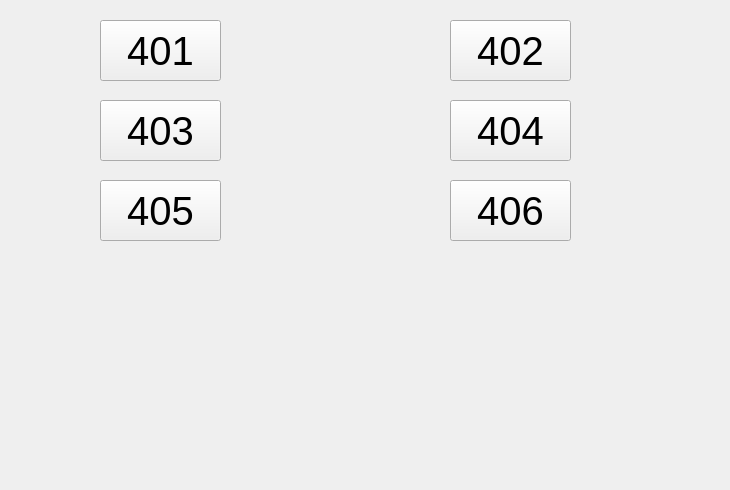
        <widget class="QWidget" name="haohuataofang">
         <attribute name="title">
          <string>豪华套房</string>
         </attribute>
         <widget class="QPushButton" name="hht_1">
          <property name="geometry">
           <rect>
            <x>100</x>
            <y>20</y>
            <width>121</width>
            <height>61</height>
           </rect>
          </property>
          <property name="font">
           <font>
            <pointsize>30</pointsize>
           </font>
          </property>
          <property name="text">
           <string>401</string>
          </property>
         </widget>
         <widget class="QPushButton" name="hht_2">
          <property name="geometry">
           <rect>
            <x>450</x>
            <y>20</y>
            <width>121</width>
            <height>61</height>
           </rect>
          </property>
          <property name="font">
           <font>
            <pointsize>30</pointsize>
           </font>
          </property>
          <property name="text">
           <string>402</string>
          </property>
         </widget>
         <widget class="QPushButton" name="hht_3">
          <property name="geometry">
           <rect>
            <x>100</x>
            <y>100</y>
            <width>121</width>
            <height>61</height>
           </rect>
          </property>
          <property name="font">
           <font>
            <pointsize>30</pointsize>
           </font>
          </property>
          <property name="text">
           <string>403</string>
          </property>
         </widget>
         <widget class="QPushButton" name="hht_4">
          <property name="geometry">
           <rect>
            <x>450</x>
            <y>100</y>
            <width>121</width>
            <height>61</height>
           </rect>
          </property>
          <property name="font">
           <font>
            <pointsize>30</pointsize>
           </font>
          </property>
          <property name="text">
           <string>404</string>
          </property>
         </widget>
         <widget class="QPushButton" name="hht_5">
          <property name="geometry">
           <rect>
            <x>100</x>
            <y>180</y>
            <width>121</width>
            <height>61</height>
           </rect>
          </property>
          <property name="font">
           <font>
            <pointsize>30</pointsize>
           </font>
          </property>
          <property name="text">
           <string>405</string>
          </property>
         </widget>
         <widget class="QPushButton" name="hht_6">
          <property name="geometry">
           <rect>
            <x>450</x>
            <y>180</y>
            <width>121</width>
            <height>61</height>
           </rect>
          </property>
          <property name="font">
           <font>
            <pointsize>30</pointsize>
           </font>
          </property>
          <property name="text">
           <string>406</string>
          </property>
         </widget>
         <widget class="QLabel" name="label_4">
          <property name="geometry">
           <rect>
            <x>0</x>
            <y>0</y>
            <width>721</width>
            <height>481</height>
           </rect>
          </property>
          <property name="styleSheet">
           <string notr="true">border-image: url(:/picture/1.jpg);</string>
          </property>
          <property name="text">
           <string/>
          </property>
         </widget>
         <zorder>label_4</zorder>
         <zorder>hht_1</zorder>
         <zorder>hht_2</zorder>
         <zorder>hht_3</zorder>
         <zorder>hht_4</zorder>
         <zorder>hht_5</zorder>
         <zorder>hht_6</zorder>
        </widget>
